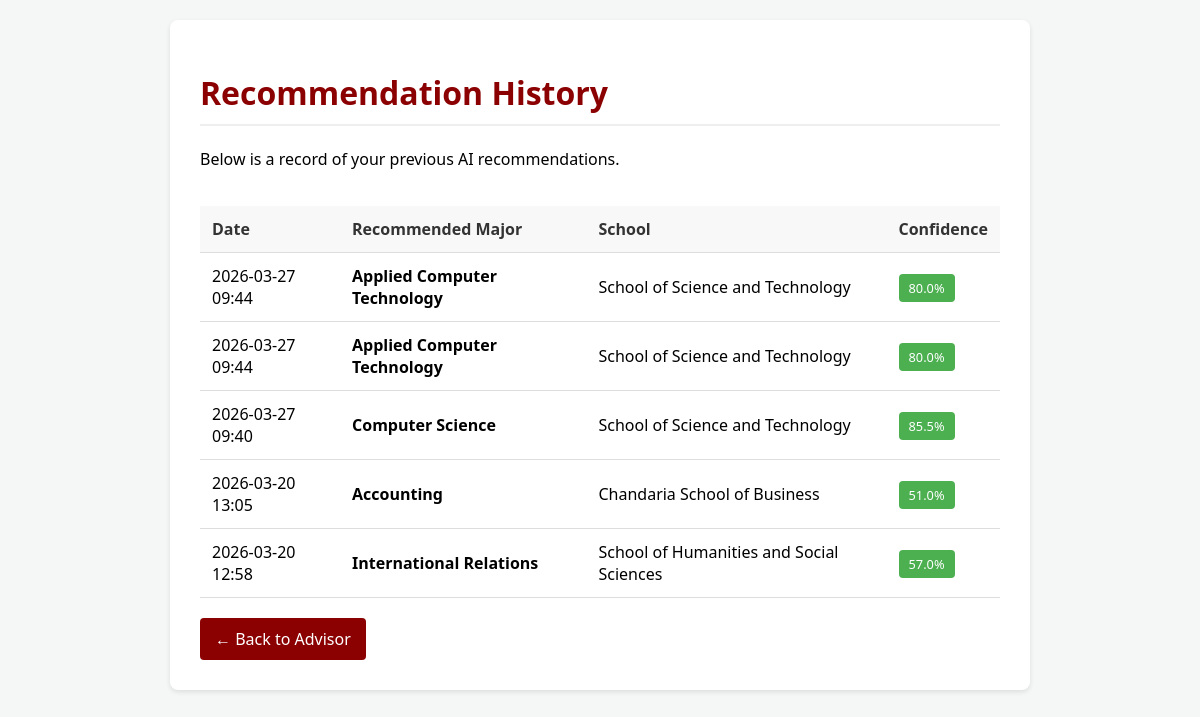
The app's page /history (signed in), older data.
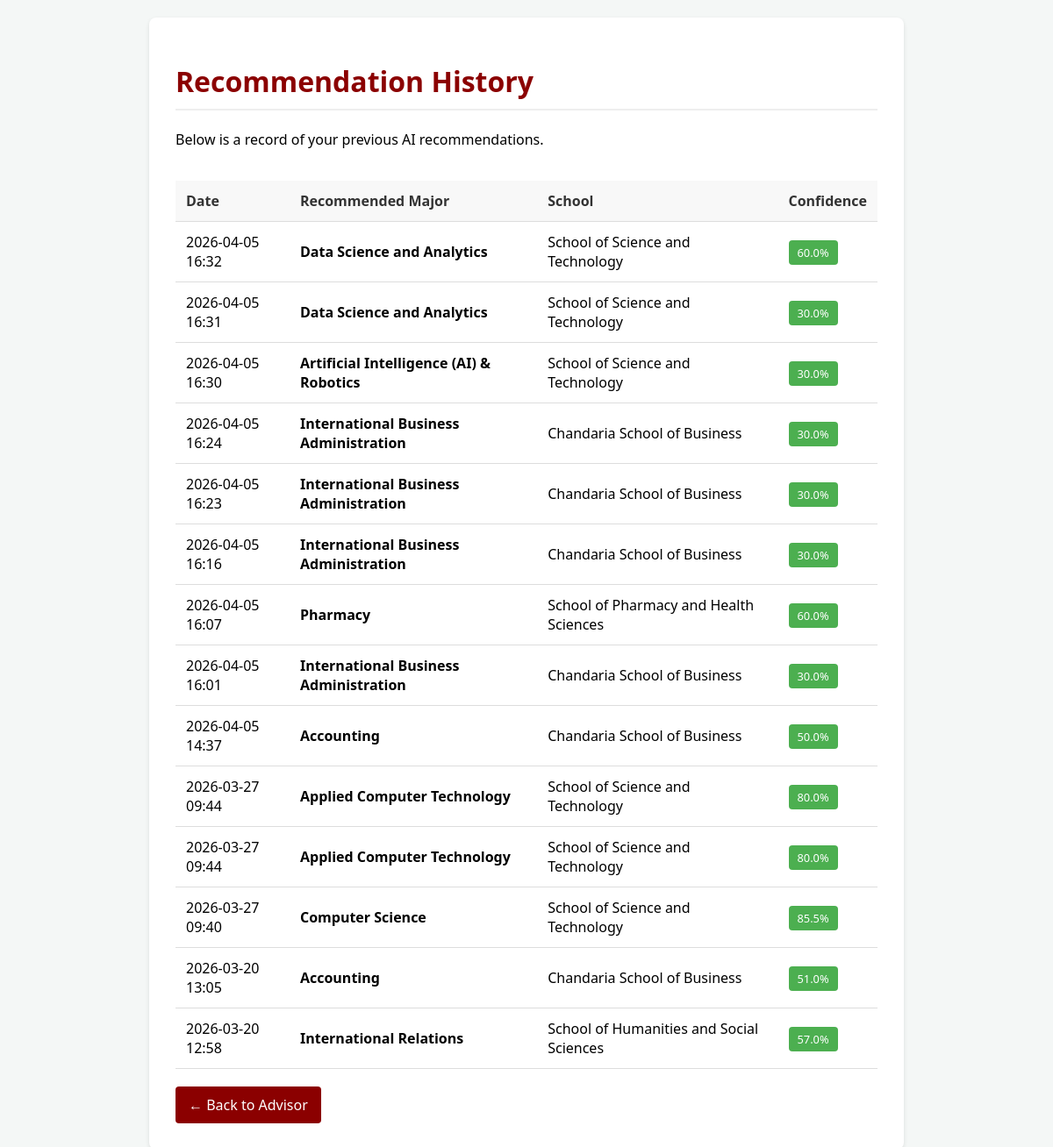
The same page, newer data.
### app.py (models this page shows)
class Result(db.Model):
    id = db.Column(db.Integer, primary_key=True)
    major = db.Column(db.String(100), nullable=False)
    school = db.Column(db.String(100), nullable=False)
    confidence = db.Column(db.Float, nullable=False)
    timestamp = db.Column(db.DateTime, nullable=False, default=datetime.utcnow)
    user_id = db.Column(db.Integer, db.ForeignKey('user.id'), nullable=False)

### app.py (the view)
@app.route('/history')
@login_required
def history():
    user_results = Result.query.filter_by(user_id=current_user.id).order_by(Result.timestamp.desc()).all()
    return render_template('history.html', results=user_results)

### app.py (called while the page is built)
@login_manager.user_loader
def load_user(user_id):
    return db.session.get(User, int(user_id))

### templates/history.html (shortened to what this page needs)
<!DOCTYPE html>
<html lang="en">
<head>
</head>
<body>
<div class="container">
    <h1>Recommendation History</h1>
    <p>Below is a record of your previous AI recommendations.</p>
    {% if results %}
    <div class="table-responsive">
        <table>
            <thead>
                <tr>
                    <th>Date</th>
                    <th>Recommended Major</th>
                    <th>School</th>
                    <th>Confidence</th>
                </tr>
            </thead>
            <tbody>
                {% for res in results %}
                <tr>
                    <td>{{ res.timestamp.strftime('%Y-%m-%d %H:%M') }}</td>
                    <td><strong>{{ res.major }}</strong></td>
                    <td>{{ res.school }}</td>
                    <td><span class="badge badge-soft">{{ res.confidence }}%</span></td>
                </tr>
                {% endfor %}
            </tbody>
        </table>
    </div>
    {% else %}
        <p>No history found. <a href="{{ url_for('index') }}">Make your first recommendation</a>.</p>
    {% endif %}
    <a href="{{ url_for('index') }}" class="btn-back">← Back to Advisor</a>
</div>
</body>
</html>

### templates/history.html (style rules this page uses)
body { font-family: 'Segoe UI', sans-serif; background-color: #f4f7f6; margin: 0; padding: 20px; }
.container { max-width: 800px; margin: 0 auto; background: white; padding: 30px; border-radius: 8px; box-shadow: 0 2px 5px rgba(0,0,0,0.1); }
h1 { color: #8B0000; border-bottom: 2px solid #eee; padding-bottom: 10px; }
table { width: 100%; border-collapse: collapse; margin-top: 20px; }
th, td { padding: 12px; text-align: left; border-bottom: 1px solid #ddd; }
th { background-color: #f8f8f8; color: #333; }
.btn-back { display: inline-block; margin-top: 20px; background-color: #8B0000; color: white; padding: 10px 15px; text-decoration: none; border-radius: 4px; }
.badge { padding: 5px 10px; border-radius: 4px; font-size: 0.8em; color: white; }
.badge-soft { background-color: #4caf50; }
.table-responsive { width: 100%; overflow-x: auto; -webkit-overflow-scrolling: touch; }

Row changes from the older to the newer data that the page shows:
added Result: timestamp "2026-04-05 16:32", major "Data Science and Analytics", school "School of Science and Technology", confidence "60.0"
added Result: timestamp "2026-04-05 16:31", major "Data Science and Analytics", school "School of Science and Technology", confidence "30.0"
added Result: timestamp "2026-04-05 16:30", major "Artificial Intelligence (AI) & Robotics", school "School of Science and Technology", confidence "30.0"
added Result: timestamp "2026-04-05 16:24", major "International Business Administration", school "Chandaria School of Business", confidence "30.0"
added Result: timestamp "2026-04-05 16:23", major "International Business Administration", school "Chandaria School of Business", confidence "30.0"
added Result: timestamp "2026-04-05 16:16", major "International Business Administration", school "Chandaria School of Business", confidence "30.0"
added Result: timestamp "2026-04-05 16:07", major "Pharmacy", school "School of Pharmacy and Health Sciences", confidence "60.0"
added Result: timestamp "2026-04-05 16:01", major "International Business Administration", school "Chandaria School of Business", confidence "30.0"
added Result: timestamp "2026-04-05 14:37", major "Accounting", school "Chandaria School of Business", confidence "50.0"
